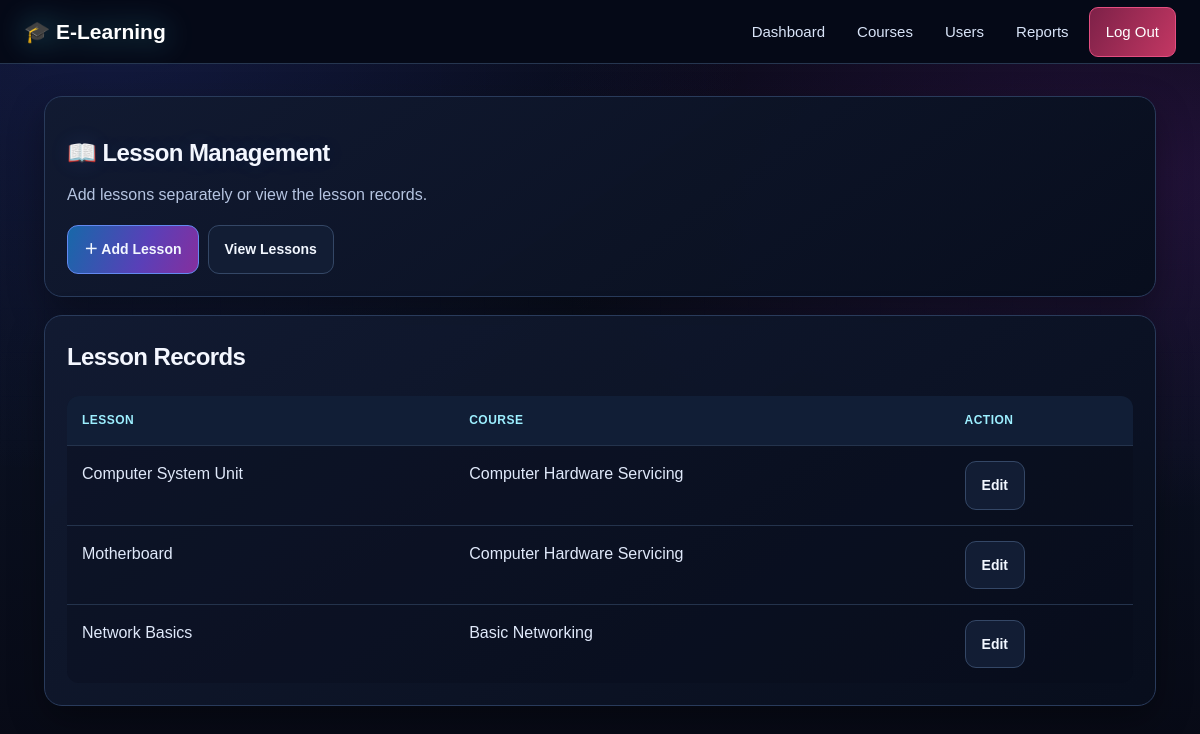
/admin/lessons?view=1 (signed in), run on the app's committed database.
### tables this page shows
CREATE TABLE lessons(id INTEGER PRIMARY KEY AUTOINCREMENT,course_id INTEGER NOT NULL,title TEXT NOT NULL,summary TEXT,content TEXT NOT NULL,lesson_order INTEGER DEFAULT 1,FOREIGN KEY(course_id) REFERENCES courses(id) ON DELETE CASCADE);

CREATE TABLE courses(id INTEGER PRIMARY KEY AUTOINCREMENT,title TEXT NOT NULL,description TEXT NOT NULL,created_at TEXT DEFAULT CURRENT_TIMESTAMP);

### app.py (the view, shortened to what this page needs)
@app.route('/admin/lessons',methods=['GET','POST'])
@admin_required
def admin_lessons():
    con=db()
    courses=con.execute('SELECT * FROM courses').fetchall(); rows=con.execute('SELECT l.*,c.title course_title FROM lessons l JOIN courses c ON c.id=l.course_id ORDER BY c.id,l.lesson_order').fetchall()
    edit=con.execute('SELECT * FROM lessons WHERE id=?',(request.args['edit'],)).fetchone() if request.args.get('edit') else None
    con.close(); return render_template('admin_lessons.html',courses=courses,lessons=rows,edit=edit,show_lessons=request.args.get('view')=='1' or bool(edit),show_form=request.args.get('add')=='1' or bool(edit))

### app.py (called while the page is built)
def db():
    con=sqlite3.connect(DB)
    con.row_factory=sqlite3.Row
    con.execute('PRAGMA foreign_keys=ON')
    return con

def admin_required(fn):
    @wraps(fn)
    def wrap(*a,**kw):
        if 'user' not in session: return redirect(url_for('login'))
        if session['user']['role']!='admin': flash('Admin access only.'); return redirect(url_for('dashboard'))
        return fn(*a,**kw)
    return wrap

@app.context_processor
def inject():
    return {'user':session.get('user')}

### templates/admin_lessons.html (shortened to what this page needs)
{% extends 'base.html' %}{% block content %}<section class="py-card"><h1>📖 Lesson Management</h1><p class="page-intro">Add lessons separately or view the lesson records.</p><div class="actions"><a class="py-btn primary" href="{{ url_for('admin_lessons',add=1) }}">＋ Add Lesson</a><a class="py-btn" href="{{ url_for('admin_lessons',view=1) }}">View Lessons</a></div></section>{% if show_lessons %}<section class="py-card"><h2>Lesson Records</h2><table><thead><tr><th>Lesson</th><th>Course</th><th>Action</th></tr></thead><tbody>{% for l in lessons %}<tr><td>{{ l.title }}</td><td>{{ l.course_title }}</td><td><a class="py-btn" href="{{ url_for('admin_lessons',edit=l.id) }}">Edit</a></td></tr>{% endfor %}</tbody></table></section>{% endif %}{% endblock %}

### static/style.css (style rules this page uses)
* { box-sizing:border-box }
body { margin:0;font-family:Arial,Helvetica,sans-serif;background:#f4f7fb;color:#1f2937 }
table { width:100%;border-collapse:collapse }
th,td { text-align:left;padding:11px;border-bottom:1px solid #e5e7eb;vertical-align:top }
:root { color-scheme:dark; --bg:#070914;--bg-2:#0b1020;--surface:rgba(16,23,43,.88);--surface-solid:#10172b; --surface-2:#141e36;--line:rgba(125,151,205,.22);--text:#edf4ff;--muted:#9baac8; --cyan:#4deaff;--blue:#5588ff;--violet:#b66bff;--pink:#ff5bd6;--green:#57f5b2; --danger:#ff6689;--glow-cyan:0 0 14px rgba(77,234,255,.22);--glow-violet:0 0 20px rgba(182,107,255,.22); }
html { scroll-behavior:smooth;scroll-padding-top:90px;background:var(--bg) }
body { position:relative;isolation:isolate;background:radial-gradient(ellipse at 15% 0%,rgba(67,80,190,.18),transparent 42%),radial-gradient(ellipse at 90% 18%,rgba(134,50,190,.13),transparent 38%),linear-gradient(180deg,#070914 0%,#0a1020 52%,#070914 100%);background-attachment:fixed;color:var(--text);line-height:1.6;overflow-x:hidden }
body:before { content:"";position:fixed;inset:0;z-index:-1;pointer-events:none;opacity:.19;background-image:linear-gradient(rgba(110,145,220,.08) 1px,transparent 1px),linear-gradient(90deg,rgba(110,145,220,.08) 1px,transparent 1px);background-size:44px 44px;mask-image:linear-gradient(to bottom,black,transparent 82%) }
.hero h1,h1,h2,h3 { color:#f4f7ff;letter-spacing:-.025em }
h1 { line-height:1.16;text-shadow:0 0 22px rgba(85,136,255,.12) }
p { color:#c1cce3 }
table { border-collapse:separate;border-spacing:0;background:rgba(7,12,27,.32);border-radius:12px;overflow:hidden }
th { color:#bfefff;background:rgba(77,234,255,.075);font-size:12px;text-transform:uppercase;letter-spacing:.08em }
td,th { border-bottom:1px solid rgba(125,151,205,.16);padding:13px 14px }
tr { transition:background .18s }
.scroll-reveal { opacity:1;transform:none }
.motion-ready .scroll-reveal { opacity:0;transform:translateY(22px) scale(.99);transition:opacity .65s ease var(--reveal-delay,0ms),transform .65s cubic-bezier(.2,.75,.25,1) var(--reveal-delay,0ms) }
.motion-ready .scroll-reveal.is-visible { opacity:1;transform:translateY(0) scale(1) }
:root { color-scheme:dark!important;--bg:#070914;--text:#edf4ff;--muted:#aab8d6;--cyan:#4deaff;--violet:#b66bff }
html,body { min-height:100%;background-color:#070914!important;color:#edf4ff!important }
body { background-image:radial-gradient(ellipse at 8% 0%,rgba(61,86,220,.22),transparent 42%),radial-gradient(ellipse at 94% 22%,rgba(151,46,201,.18),transparent 38%),linear-gradient(180deg,#070914 0%,#0a1020 55%,#070914 100%)!important;background-attachment:fixed!important }
body:before { z-index:0!important;opacity:.15!important;pointer-events:none!important }
h1,h2,h3,h4,strong,b,th { color:#f4f7ff }
p,.muted,small { color:#b5c4e1 }
th { background:#111e36!important;color:#9defff!important }
td { color:#e0e9fa!important }
.motion-ready .scroll-reveal { opacity:0;transform:translateY(25px) scale(.985);transition:opacity .62s ease var(--reveal-delay,0ms),transform .62s cubic-bezier(.2,.75,.25,1) var(--reveal-delay,0ms) }

### data on the page
lessons: title "Computer System Unit", course_title "Computer Hardware Servicing"
lessons: title "Motherboard", course_title "Computer Hardware Servicing"
lessons: title "Network Basics", course_title "Basic Networking"
